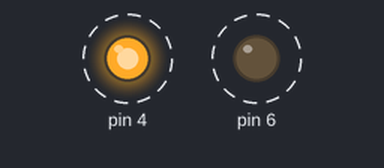
Recording of a sketch running on a simulated Arduino Uno, built with avr-gcc and run on an emulated ATmega328P. On the bench: output pins drawn as LEDs (lit = HIGH). Dashed ring = blinking.

Above: at 0.5 s.
Timing chart, 0 to 4.6 s (numbered marks = the images above):
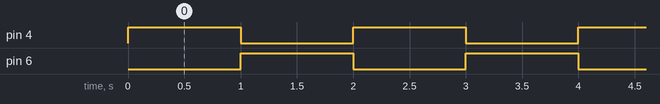

The sketch:

sketch_may31a.ino
```cpp
void setup() {
  Serial.begin(9600);
  DDRD = DDRD | 0x50;
}

void loop() {
  PORTD = PORTD | 0x10;
  PORTD = PORTD & 0x1BF;
  delay(1000);
  PORTD = PORTD & 0x1EF;
  PORTD = PORTD | 0x40;
  delay(1000);
}
```

Measured:
- by itself, pin 4, pin 6: alternates HIGH for 1.0 s and LOW for 1.0 s
